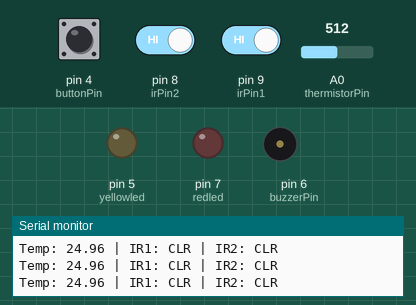
Simulated run of this sketch. Board: Arduino Uno, built with avr-gcc and run on an emulated ATmega328P. Parts: output pins drawn as LEDs (lit = HIGH), buzzer (waves = sounding, pin HIGH), the last lines printed to the serial monitor. The inputs (shaded band) are chosen by the test bench; at power-on: A0 (thermistorPin) = 512, pin 8 (irPin2) HIGH, pin 4 (buttonPin) HIGH, pin 9 (irPin1) HIGH.

Above: at 1.2 s.
1.3 s: A0 (thermistorPin) set to 319
4.3 s: A0 (thermistorPin) set to 292
At 4.8 s:
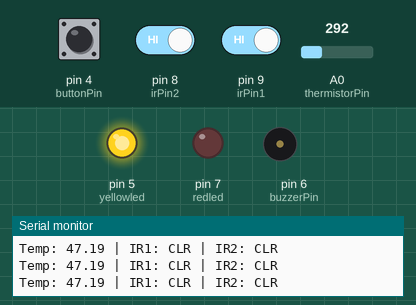
5.8 s: pin 8 (irPin2) driven LOW
At 7.0 s:
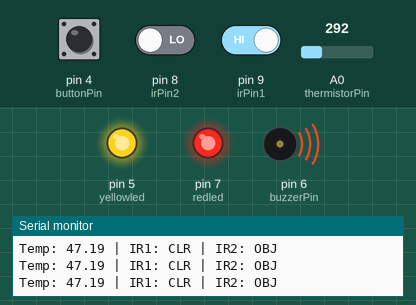
9.2 s: pin 4 (buttonPin) pulled LOW for 3.2 s
At 10.2 s:
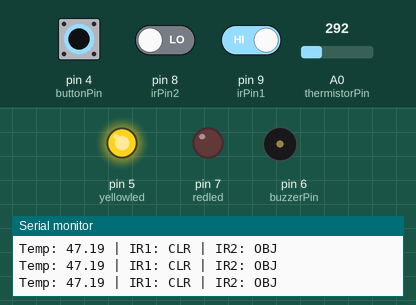
15.4 s: A0 (thermistorPin) set to 511
At 15.7 s:
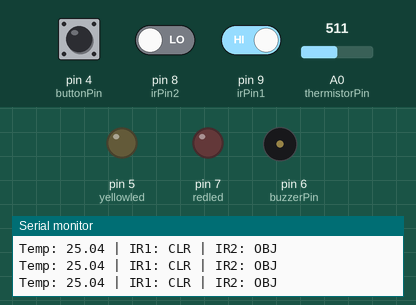
Timing chart, 0 to 18.4 s (numbered marks = the images above; inputs shaded):
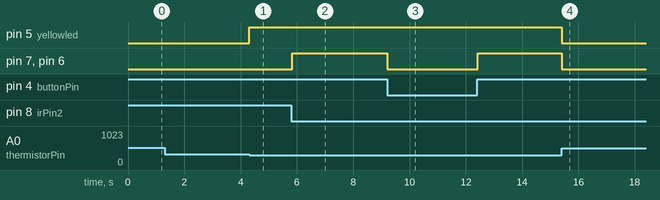

The sketch:

hot_iron_plate_alert_system.ino
```cpp
// --- Pin Definitions ---
const int irPin1 = 9;         // IR Sensor - 1
const int irPin2 = 8;         // IR Sensor - 2
const int buzzerPin = 6;
const int yellowled = 5;
const int redled = 7;
const int thermistorPin = A0;
const int buttonPin = 4;

// --- Thermistor Constants ---
const float R_DIVIDER = 10000.0;
const float BETA = 3950.0;
const float ROOM_TEMP = 298.15;
const float R_NOMINAL = 10000.0;

// --- Settings ---
const float TEMP_THRESHOLD = 45.0;

void setup() {
  pinMode(irPin1, INPUT);
  pinMode(irPin2, INPUT);     // Initialize second IR sensor
  pinMode(buzzerPin, OUTPUT);
  pinMode(yellowled, OUTPUT);
  pinMode(redled, OUTPUT);
  pinMode(buttonPin, INPUT_PULLUP);

  Serial.begin(9600);
}

void loop() {
  // 1. Read All Sensors
  int analogValue = analogRead(thermistorPin);
  int buttonState = digitalRead(buttonPin);
  int ir1 = digitalRead(irPin1);
  int ir2 = digitalRead(irPin2);

  // 2. Temperature Calculation
  float resistance = R_DIVIDER / (1023.0 / (float)analogValue - 1.0);
  float steinhart;
  steinhart = resistance / R_NOMINAL;
  steinhart = log(steinhart);
  steinhart /= BETA;
  steinhart += 1.0 / ROOM_TEMP;
  steinhart = 1.0 / steinhart;
  steinhart -= 273.15;

  // 3. Logic Control
  if (steinhart > TEMP_THRESHOLD) {
    digitalWrite(yellowled, HIGH);

    // ALARM LOGIC:
    // Trigger if (IR1 sees object OR IR2 sees object) AND button is NOT pressed
    // Note: IR sensors output LOW when they detect something.
    if ((ir1 == LOW || ir2 == LOW) && buttonState == HIGH) {
      digitalWrite(buzzerPin, HIGH);
      digitalWrite(redled, HIGH);
    }
    else {
      // Turn off if button is pressed OR if both IR sensors see nothing
      digitalWrite(buzzerPin, LOW);
      digitalWrite(redled, LOW);
    }
  } else {
    // System Safe
    digitalWrite(yellowled, LOW);
    digitalWrite(buzzerPin, LOW);
    digitalWrite(redled, LOW);
  }

  // Debugging (Monitoring both IR sensors)
  Serial.print("Temp: "); Serial.print(steinhart);
  Serial.print(" | IR1: "); Serial.print(ir1 == LOW ? "OBJ" : "CLR");
  Serial.print(" | IR2: "); Serial.println(ir2 == LOW ? "OBJ" : "CLR");
  }
```

Measured:
- the behaviour switches between 311 and 310 on A0 (thermistorPin) (found by bisection; images 0 and 1)
- after the input at 4.3 s, pin 5 (yellowled): LOW → HIGH at once
- after the input at 5.8 s, pin 7 (redled), pin 6 (buzzerPin): LOW → HIGH at once
- after the input at 9.2 s, pin 7 (redled), pin 6 (buzzerPin): HIGH → LOW at once, → HIGH 3.2 s later
- after the input at 15.4 s, pin 5 (yellowled), pin 7 (redled), pin 6 (buzzerPin): HIGH → LOW at once
